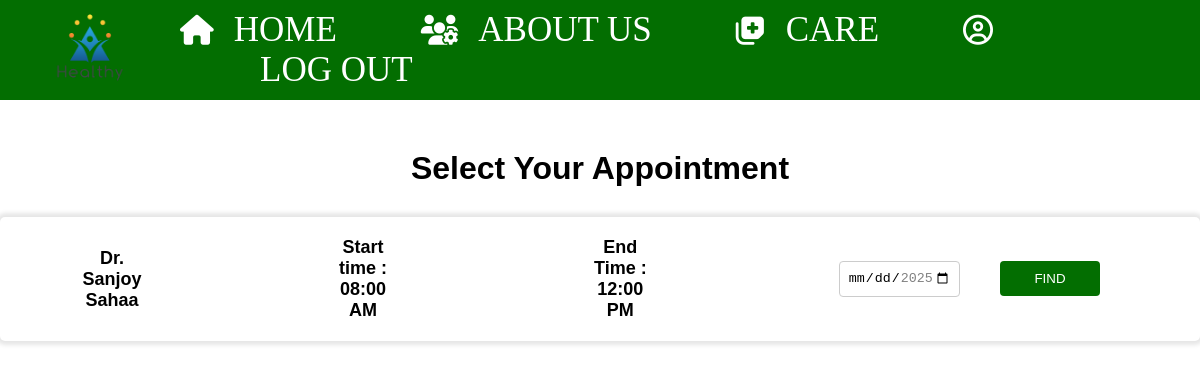
The page /component/support/visit.php?Id=18 (signed in) on the database its author committed.
### tables this page shows
CREATE TABLE `chamber_day` (
  `id` int(11) NOT NULL,
  `name` varchar(255) DEFAULT NULL,
  `start` time DEFAULT NULL,
  `end` time DEFAULT NULL,
  `Saturday` varchar(255) DEFAULT NULL,
  `Sunday` varchar(255) DEFAULT NULL,
  `Monday` varchar(255) DEFAULT NULL,
  `Tuesday` varchar(255) DEFAULT NULL,
  `Wednesday` varchar(255) DEFAULT NULL,
  `Thursday` varchar(255) DEFAULT NULL,
  `Friday` varchar(255) DEFAULT NULL
);

### component/support/visit.php (the view, shortened to what this page needs)
<?php
$today = date("Y-m-d");
$maxDate = date("Y-m-d", strtotime("+6 days"));
$selectedDate = isset($_POST["date"]) && !empty($_POST["date"]) ? $_POST["date"] : "";
if (isset($_GET['Id'])) {
    $Id = $_GET['Id'];
    $conn = mysqli_connect("localhost:3306", "root", "", "healthsupport");
    $query = "SELECT * FROM chamber_day WHERE Id = '$Id'";
    $result = mysqli_query($conn, $query);
    $row = mysqli_fetch_assoc($result);
    $name = $row['name'];
    $start = date("h:i A", strtotime($row['start']));
    $end = date("h:i A", strtotime($row['end']));
}
?>
<!DOCTYPE html>
<html lang="en">
<head>
    <link rel="stylesheet" href="./visit.css">
    <link rel="stylesheet" href="/css/all.min.css">
</head>
<body>
<div class="banner">
        <div class="navbar">
            <img src="/image/file-ai.png" class="logo"/>
            <nav>
                <ul>
            <i class="fa-solid fa-house"></i><li class="item"><a href="/component/Home/home.php">Home</a></li>
            <i class="fa-solid fa-users-gear"></i><li class="item"><a href="/component/Home/about.php">About us</a></li>
            <i class="fa-solid fa-notes-medical"></i><li class="item"><a href="./care.php">Care</a></li>
            <i class="far fa-user-circle"></i><li class="item"><a href="/component/Profile/logout.php"><?php echo isset($_SESSION['email']) ? 'Log out' : 'Log in'; ?></a></li>
                </ul>
            </nav>
        </div>
    </div>
    <div class="container">
        <h1>Select Your Appointment</h1>
        <div class="find-ticket">
            <h2 class="item"><?php echo $name; ?></h2>
            <h2 class="item">Start time : <?php echo $start; ?></h2>
            <h2 class="item">End Time : <?php echo $end; ?></h2>
            <form method="POST" class="item">
            <input type="date" id="datepicker" name="date" min="<?php echo $today; ?>" max="<?php echo $maxDate; ?>" value="<?php echo $selectedDate; ?>" required>
                <button type="submit" class="button">FIND</button>
            </form>
        </div>
    </div>
</body>
</html>

### component/support/visit.css (style rules this page uses)
* { box-sizing: border-box; padding: 0; margin: 0; text-decoration: none; list-style: none; }
.banner { height: 100px; width: 100%; background-color: #036e01; position: fixed; }
.navbar { margin-top: -40px; width: 95%; display:flex; align-items: center; justify-content: space-between; text-transform: uppercase; }
img { height: 180px; }
.navbar ul { margin-right: -60px; }
.navbar ul li { display: inline-block; margin:0 80px; font-size: 35px; font-family:'Times New Roman', Times, serif; text-decoration: none; position: relative; }
.navbar ul li a { color: #fff; }
.navbar ul li::after { content: ''; height: 2px; width: 0; background: #ffffff; position: absolute; left: 0; bottom: -5px; transition: 0.5s; }
.fa-house, .fa-users-gear, .fa-user-circle,.fa-notes-medical { font-size: 30px; color: white; margin-right: -60px; }
.container { text-align: center; padding-top: 150px; font-family: Arial, sans-serif; }
.container h1 { padding-bottom: 30px; }
.container h2 { margin-bottom: 20px; padding-top: 20px; }
.find-ticket { display: inline-flex; align-items: center; background-color: #fff; border-radius: 5px; box-shadow: 0px 0px 4px 4px rgba(0, 0, 0, 0.1); }
.item { margin-right: 100px; font-size: 18px; margin-left: 80px; }
form { display: flex; align-items: center; }
input[type="date"] { padding: 8px; border: 1px solid #ccc; border-radius: 4px; outline: none; }
.button { width: 100px; margin-left: 40px; padding: 10px 20px; background-color: #036e01; color: #fff; border: none; border-radius: 4px; outline: none; cursor: pointer; }

### rows shown on the page
chamber_day: name "Dr. Sanjoy Sahaa", start "08:00 AM", end "12:00 PM"
